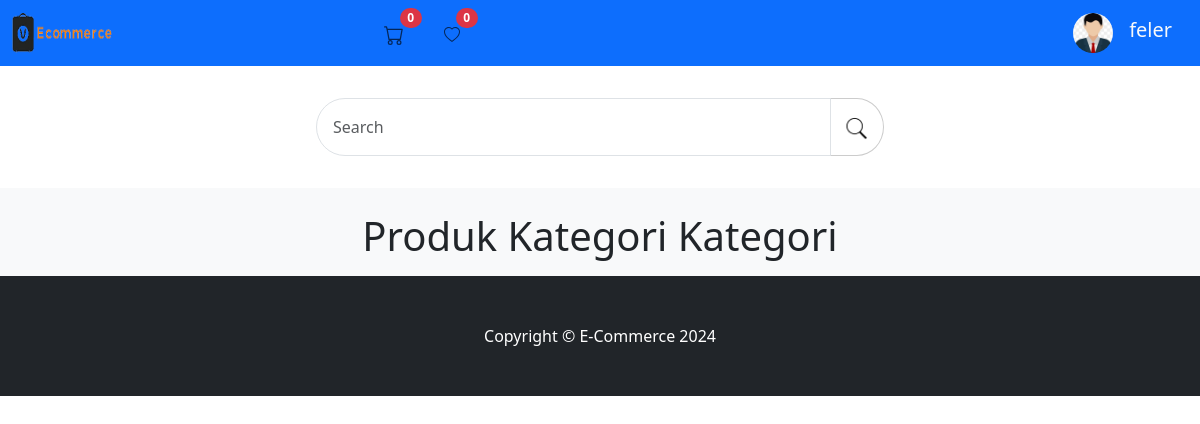
/E-commerce/website/dashboardkategori.php (signed in), run on the app's committed database.
### tables this page shows
CREATE TABLE `tbl_user` (
  `id` int(10) NOT NULL,
  `nama` varchar(100) NOT NULL,
  `username` varchar(100) NOT NULL,
  `password` varchar(255) NOT NULL,
  `alamat` text NOT NULL,
  `no_telepon` varchar(20) NOT NULL,
  `foto_profil` text NOT NULL,
  `duit` decimal(10,2) NOT NULL
);

### E-commerce/website/header/navbarsearch.php (the view, shortened to what this page needs)
<?php
include __DIR__ . '/../../koneksi.php';
$user_id = $_SESSION['user_id'];
$query = "SELECT * FROM tbl_user WHERE id = $user_id";
$result = mysqli_query($conn, $query);
if ($result && mysqli_num_rows($result) > 0) {
  $row = mysqli_fetch_assoc($result);
  $nama_pengguna = $row['nama'];
  $user_id = $_SESSION['user_id'];
  $cart_total = 0;
  $query_wishlist = "SELECT * FROM tbl_wishlist WHERE user_id = ?";
  $stmt = $conn->prepare($query_wishlist);
  $stmt->bind_param("i", $user_id);
  $stmt->execute();
  $result_wishlist = $stmt->get_result();
  $jumlah_wishlist = $result_wishlist->num_rows;
?>
  <nav class="navbar sticky-top navbar-expand-lg navbar-light bg-primary">
    <div class="container-fluid bg-primary">
      <img class="navbar-brand" src="fotologo/e-commerce.png" width="100px" height="50px">
      <ul class="navbar-nav col-lg-6 justify-content-lg-center">
        <li class="nav-item position-relative">
          <a class="nav-link" aria-current="page" href="cart12.php"><span class="badge rounded-pill badge-notification bg-danger position-absolute" style="top: -5px; right: -10px;"><?php echo $cart_total; ?></span></a>
        </li>
        <li class="nav-item ps-4 position-relative">
          <a class="nav-link" aria-current="page" href="daftarkeinginan.php"><span class="badge rounded-pill badge-notification bg-danger position-absolute" style="top: -5px; right: -10px;"><?php echo $jumlah_wishlist; ?></span>
          </a>
        </li>
      </ul>
      <a class="navbar-brand">
        <div class="btn-group ms-auto">
          <a class="bg-transparent rounded-pill d-grid gap-2 d-md-flex justify-content-md-end text-decoration-none" href="#" role="button" id="dropdownMenuLink" data-bs-toggle="dropdown" aria-expanded="false">
            <img src="http://localhost/E-commerce/E-commerce/website/fotosampul/<?php echo $row['foto_profil']; ?>" alt="Logo" style="width: 40px;" class="rounded-pill  me-md-2">
            <h1 class="navbar-brand text-light mb-0">
              <?php echo $nama_pengguna; ?>
            </h1>
          </a>
        </div>
      </a>
    </div>
  </nav>
  <div class="d-flex align-items-center justify-content-center my-3">
    <form action="dashboardsearch.php" method="GET" class="input-group w-50 p-3">
      <input type="text" id="katakunci" name="search" placeholder="Search" class="form-control w-25 p-3 rounded-start-pill">
      <button type="submit" class="rounded-end-circle bg-transparent" style="border: 1px solid #ccc;">
        <img src="logo/1720750272_2_pencarian.png" alt="Search" class="img-fluid" width="40px" height="40px">
      </button>
    </form>
  </div>
<?php
} else {
  echo "Pengguna tidak ditemukan.";
}
?>

### data on the page
tbl_user: foto_profil (picture), nama "feler"

### other printed values
$cart_total "0"
$jumlah_wishlist "0"
$nama_kategori "Kategori"
